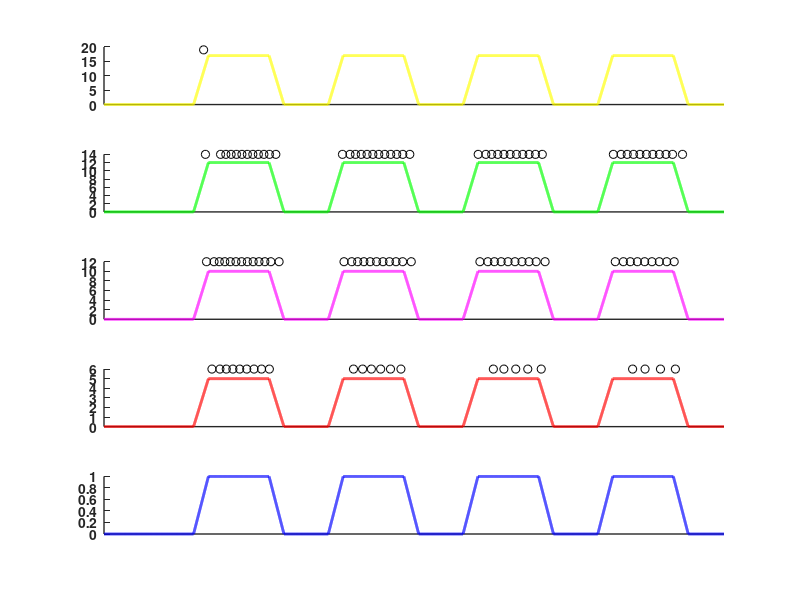

The MATLAB script that drew this image:
%% Creating manuscript figure-1

clc;clear;close all;
figure(1);
% load data files
load('inputSignals_spikes_data_1.mat')
subplot(5,1,5);plot(t(1:15000),Iinj_s(1:15000),'color','b','LineWidth',2);xlim(t([1 15000])),...
    box off,set(gca,'color','none'),set(gca,'linewidth',1,'fontsize',10,'fontweight','bold');set(gca,'xtick',[])
%hold on; plot(t(ix(:,1)),max(Iinj_s)+1,'ok');
load('inputSignals_spikes_data_5.mat')
subplot(5,1,4);plot(t(1:15000),Iinj_s(1:15000),'color','r','LineWidth',2);hold on; plot(t(ix(:,1)),max(Iinj_s)+1,'ok');...
    xlim(t([1 15000])),box off,set(gca,'color','none'), set(gca,'xtick',[]),set(gca,'linewidth',1,'fontsize',10,'fontweight','bold')
load('inputSignals_spikes_data_10.mat')
subplot(5,1,3);plot(t(1:15000),Iinj_s(1:15000),'color','m','LineWidth',2);hold on; plot(t(ix(:,1)),max(Iinj_s)+2,'ok');...
    xlim(t([1 15000])),box off,set(gca,'color','none'), set(gca,'xtick',[]),set(gca,'linewidth',1,'fontsize',10,'fontweight','bold')
load('inputSignals_spikes_data_12.mat')
subplot(5,1,2);plot(t(1:15000),Iinj_s(1:15000),'color','g','LineWidth',2);hold on; plot(t(ix(:,1)),max(Iinj_s)+2,'ok');...
    xlim(t([1 15000])),box off,set(gca,'color','none'), set(gca,'xtick',[]),set(gca,'linewidth',1,'fontsize',10,'fontweight','bold')
load('inputSignals_spikes_data_17.mat')
subplot(5,1,1);plot(t(1:15000),Iinj_s(1:15000),'color','y','LineWidth',2);hold on; plot(t(ix(:,1)),max(Iinj_s)+2,'ok');...
    xlim(t([1 15000])),box off,set(gca,'color','none'),...
    set(gca,'xtick',[]),set(gca,'linewidth',1,'fontsize',10,'fontweight','bold')

% print and save figure

print(gcf, '-dtiff', '-r1000', 'figure1.tiff');
